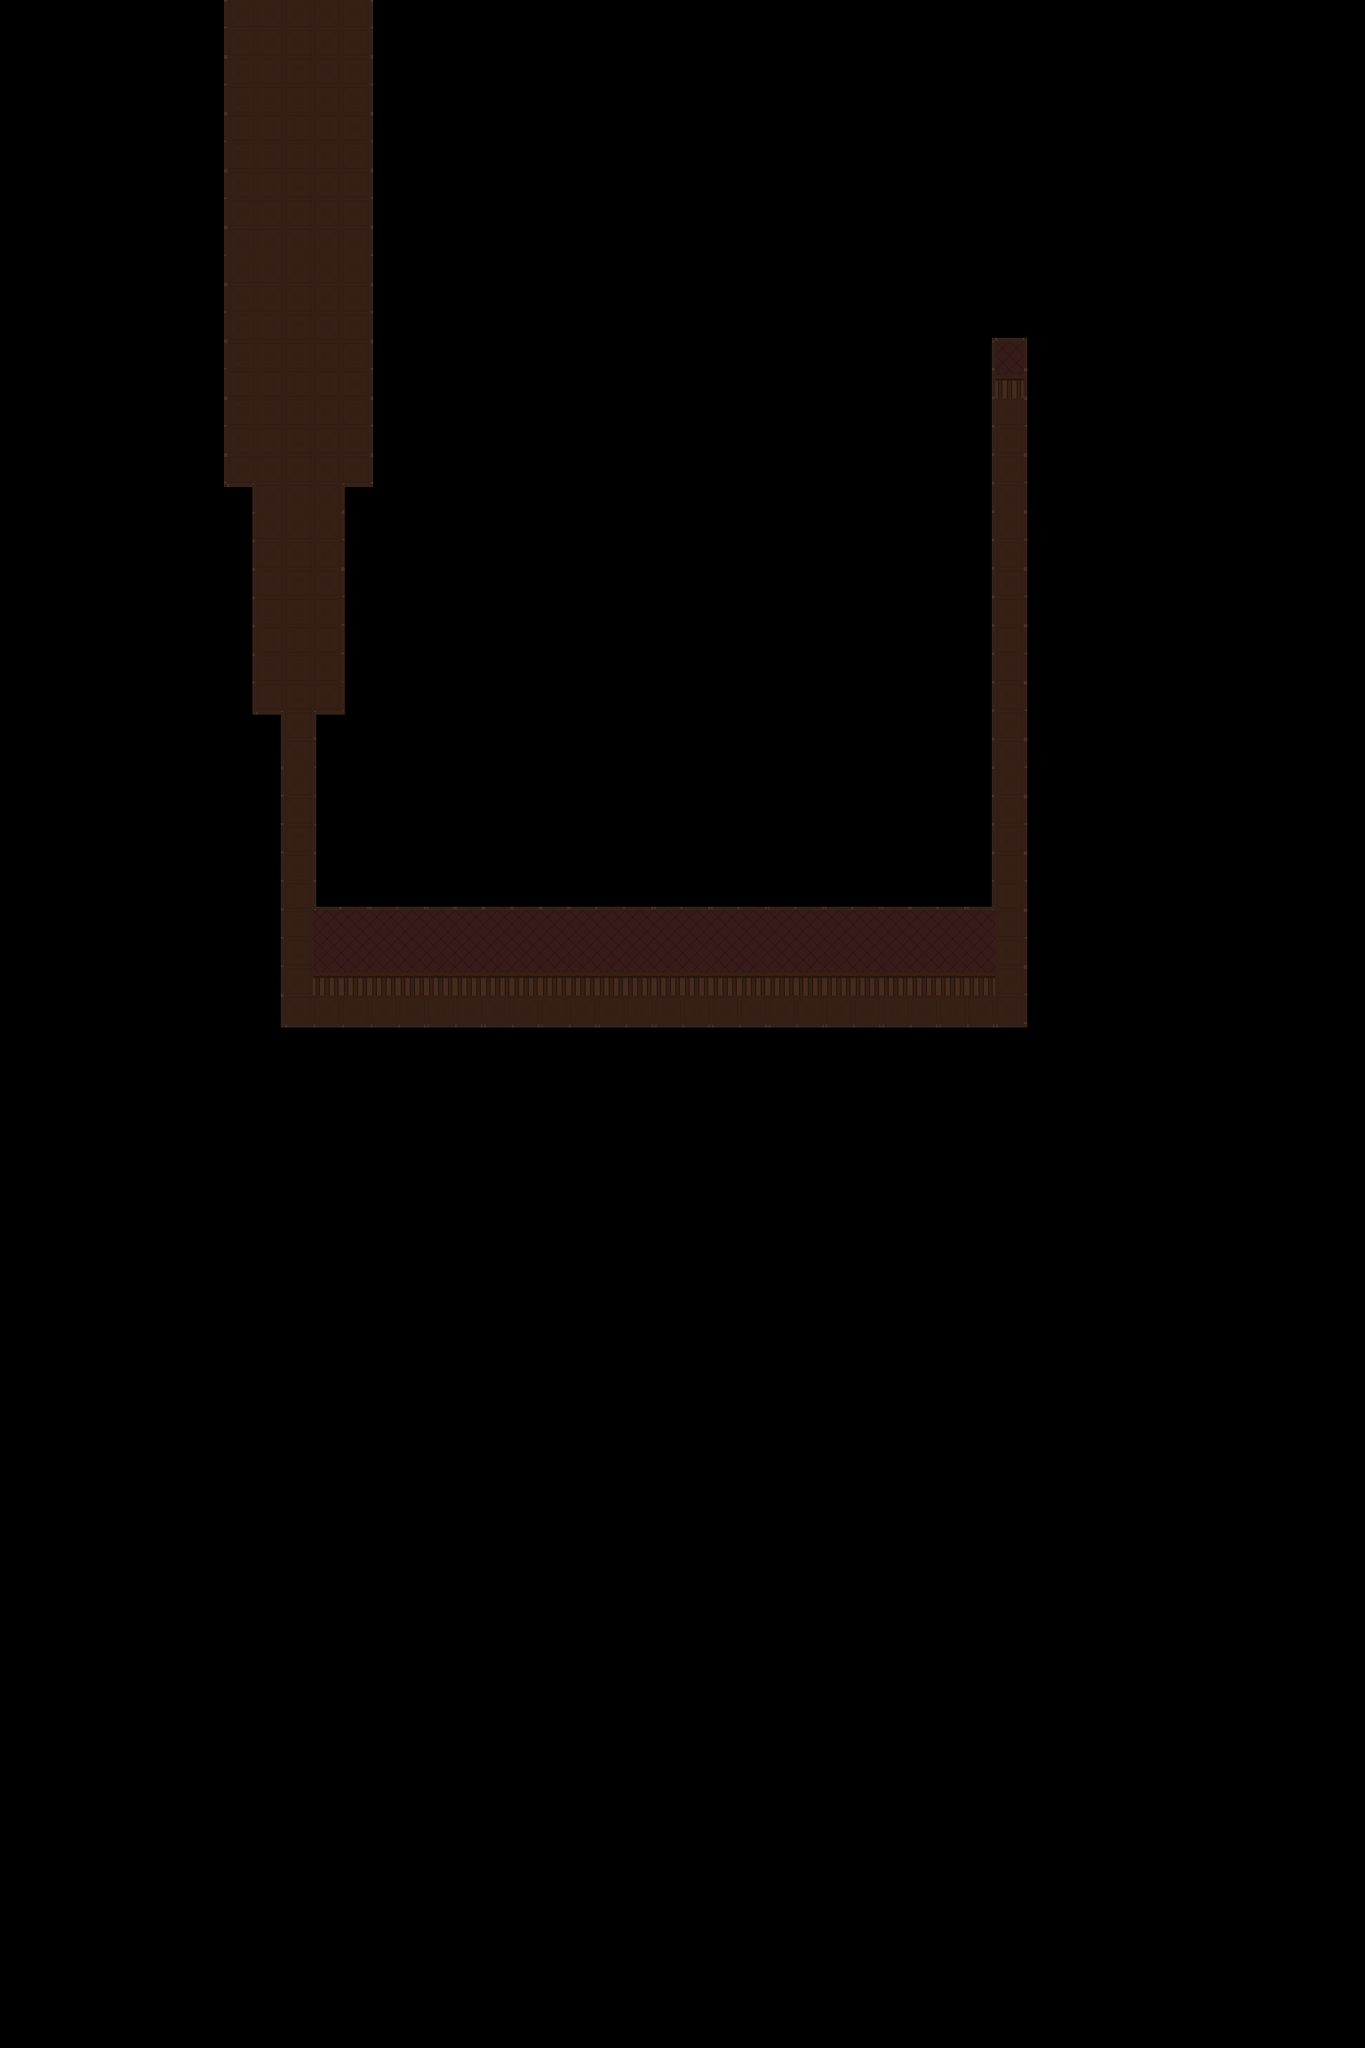

This game map was drawn from its Tiled (.tmx) file and the tilesets committed beside it. A one-line description and the trimmed map source follow:
An orthogonal 48x72 tile map with 32x32 px tiles, 9 tile layers (background, murs, déco, Calque de Tuiles 4, ...), 4 tilesets and 53 objects (33x light_col, 14x collision, 3x zonne_collsions_, direction_manoir, spawn, ...).

<map version="1.8" tiledversion="1.8.0" orientation="orthogonal" renderorder="right-down" width="48" height="72" tilewidth="32" tileheight="32" infinite="0" nextlayerid="14" nextobjectid="101">
 <tileset firstgid="1" name="sol" tilewidth="32" tileheight="32" tilecount="1" columns="1">
  <image source="resources/sol.png" trans="000000" width="32" height="32" />
 </tileset>
 <tileset firstgid="2" name="murs_tilset" tilewidth="32" tileheight="32" tilecount="32" columns="8">
  <image source="resources/murs_tilset.png" trans="ffffff" width="256" height="128" />
 </tileset>
 <tileset firstgid="34" name="armure" tilewidth="32" tileheight="32" tilecount="4" columns="2">
  <image source="resources/armure.png" trans="ffffff" width="64" height="90" />
 </tileset>
 <tileset firstgid="38" source="debut_tileset_enigme.tsx" />
 <layer id="1" name="background" width="48" height="72">
  <data>[3456 cells, 196 non-empty, 9 distinct tile ids]</data>
 </layer>
 <layer id="2" name="murs" width="48" height="72">
  <data>[3456 cells, 95 non-empty, 7 distinct tile ids]</data>
 </layer>
 <layer id="6" name="déco" width="48" height="72">
  <data>[3456 cells, 0 non-empty, 0 distinct tile ids]</data>
 </layer>
 <objectgroup id="3" name="murs" visible="0">
  <object id="40" name="murs" type="collision" x="224" y="-103" width="34.7273" height="647" />
  <object id="41" name="murs" type="collision" x="224" y="544" width="67.2727" height="32" />
  <object id="42" name="murs" type="collision" x="256" y="576" width="35.2727" height="256" />
  <object id="43" name="murs" type="collision" x="380" y="544" width="36" height="256" />
  <object id="44" name="murs" type="collision" x="411.818" y="-102" width="36.1818" height="678" />
  <object id="45" name="murs" type="collision" x="224" y="-128" width="224" height="32" />
  <object id="47" name="direction_manoir" x="256" y="-96" width="160" height="32" />
  <object id="48" name="spawn" x="320" y="-32">
   <point />
  </object>
  <object id="49" name="murs" type="collision" x="350.182" y="800.18" width="33.8182" height="320" />
  <object id="50" name="murs" type="collision" x="288" y="1151" width="885.333" height="33" />
  <object id="51" name="murs" type="collision" x="288" y="800.18" width="33.004" height="384" />
  <object id="53" name="zonne de detection machine_temps" type="zonne_collsions_e pour examiner" x="1115.75" y="378" width="40.4167" height="78.0833" />
  <object id="54" name="zonne de colision machine_temps" type="collision" x="1120" y="384" width="31.5" height="63.75" />
  <object id="55" name="murs" type="collision" x="384" y="1088" width="736" height="32" />
  <object id="56" name="murs" type="collision" x="1150.75" y="351.875" width="33.25" height="800" />
  <object id="57" name="murs" type="collision" x="1088" y="352" width="33.5" height="736" />
  <object id="58" name="murs" type="collision" x="1120" y="352" width="32" height="32" />
  <object id="59" name="1" type="zonne_collsions_" x="288" y="672" width="96" height="32" />
  <object id="60" name="2" type="zonne_collsions_" x="800" y="1120" width="32" height="32" />
  <object id="62" name="3" type="zonne_collsions_" x="1120" y="544" width="32" height="32" />
 </objectgroup>
 <objectgroup id="13" name="light">
  <object id="63" type="light_col" x="224" y="0" width="28.0145" height="160.043" />
  <object id="64" type="light_col" x="224" y="160" width="28.0145" height="160.043" />
  <object id="65" type="light_col" x="224" y="320" width="28.0145" height="160.043" />
  <object id="66" type="light_col" x="224" y="480" width="28.0145" height="68.7097" />
  <object id="67" type="light_col" x="256.087" y="548.003" width="27.9125" height="156.001" />
  <object id="68" type="light_col" x="252.008" y="548" width="4.08333" height="3" />
  <object id="69" type="light_col" x="256" y="704" width="28.0041" height="99.9876" />
  <object id="70" type="light_col" x="288" y="832" width="27.9924" height="159.992" />
  <object id="71" type="light_col" x="288" y="992" width="28.0353" height="159.954" />
  <object id="72" type="light_col" x="1088" y="384" width="27.9945" height="159.997" />
  <object id="73" type="light_col" x="1088" y="544" width="27.9945" height="160.126" />
  <object id="75" type="light_col" x="1088" y="704" width="27.9945" height="160.126" />
  <object id="76" type="light_col" x="1088" y="864" width="27.9945" height="156.001" />
  <object id="78" type="light_col" x="256" y="804.003" width="60.0045" height="27.9967" />
  <object id="79" type="light_col" x="356" y="992" width="187.996" height="28.0039" />
  <object id="80" type="light_col" x="544" y="992" width="191.996" height="28.0039" />
  <object id="81" type="light_col" x="736" y="992" width="191.996" height="28.0039" />
  <object id="82" type="light_col" x="928" y="992" width="187.997" height="28.0039" />
  <object id="84" type="light_col" x="288" y="1151.98" width="27.9922" height="32.0234" />
  <object id="85" type="light_col" x="316" y="1156" width="196.003" height="28.0039" />
  <object id="86" type="light_col" x="512" y="1156" width="160" height="32" />
  <object id="87" type="light_col" x="672" y="1156" width="160" height="32" />
  <object id="88" type="light_col" x="832" y="1156" width="128" height="32" />
  <object id="89" type="light_col" x="960" y="1156" width="128" height="32" />
  <object id="90" type="light_col" x="1088" y="1156" width="96" height="32" />
  <object id="92" type="light_col" x="1156" y="992" width="32" height="192" />
  <object id="93" type="light_col" x="1156" y="832" width="32" height="160" />
  <object id="94" type="light_col" x="1156" y="704" width="32" height="128" />
  <object id="95" type="light_col" x="1156" y="544" width="32" height="160" />
  <object id="96" type="light_col" x="1156" y="384" width="32" height="160" />
  <object id="98" type="light_col" x="1156" y="352" width="32" height="32" />
  <object id="99" type="light_col" x="1088" y="352" width="27.9889" height="32.0111" />
  <object id="100" type="light_col" x="1116.04" y="352" width="39.9556" height="32" />
 </objectgroup>
 <layer id="7" name="Calque de Tuiles 4" width="48" height="72">
  <data>[3456 cells, 0 non-empty, 0 distinct tile ids]</data>
 </layer>
 <layer id="8" name="Calque de Tuiles 5" width="48" height="72">
  <data>[3456 cells, 0 non-empty, 0 distinct tile ids]</data>
 </layer>
 <layer id="9" name="Calque de Tuiles 6" width="48" height="72">
  <data>[3456 cells, 0 non-empty, 0 distinct tile ids]</data>
 </layer>
 <layer id="10" name="Calque de Tuiles 7" width="48" height="72">
  <data>[3456 cells, 0 non-empty, 0 distinct tile ids]</data>
 </layer>
 <layer id="11" name="Calque de Tuiles 8" width="48" height="72">
  <data>[3456 cells, 0 non-empty, 0 distinct tile ids]</data>
 </layer>
 <layer id="12" name="Calque de Tuiles 9" width="48" height="72">
  <data>[3456 cells, 147 non-empty, 17 distinct tile ids]</data>
 </layer>
 <objectgroup id="4" name="interactions" visible="0" />
</map>
